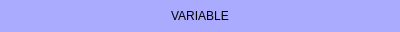
<?xml version="1.0" encoding="UTF-8"?>
<ui version="4.0">
 <class>VariableBlock_Shelf</class>
 <widget class="CBBaseBlock" name="VariableBlock_Shelf">
  <property name="geometry">
   <rect>
    <x>0</x>
    <y>0</y>
    <width>400</width>
    <height>32</height>
   </rect>
  </property>
  <property name="windowTitle">
   <string>VariableBlock_Shelf</string>
  </property>
  <layout class="QHBoxLayout" name="horizontalLayout">
   <property name="spacing">
    <number>0</number>
   </property>
   <property name="leftMargin">
    <number>0</number>
   </property>
   <property name="topMargin">
    <number>0</number>
   </property>
   <property name="rightMargin">
    <number>0</number>
   </property>
   <property name="bottomMargin">
    <number>0</number>
   </property>
   <item>
    <widget class="QWidget" name="widget" native="true">
     <property name="styleSheet">
      <string notr="true">background-color: rgb(170, 170, 255);</string>
     </property>
     <layout class="QHBoxLayout" name="horizontalLayout_2">
      <property name="spacing">
       <number>0</number>
      </property>
      <property name="leftMargin">
       <number>0</number>
      </property>
      <property name="topMargin">
       <number>0</number>
      </property>
      <property name="rightMargin">
       <number>0</number>
      </property>
      <property name="bottomMargin">
       <number>0</number>
      </property>
      <item>
       <widget class="QLabel" name="label">
        <property name="text">
         <string>VARIABLE</string>
        </property>
        <property name="alignment">
         <set>Qt::AlignCenter</set>
        </property>
       </widget>
      </item>
     </layout>
    </widget>
   </item>
  </layout>
 </widget>
 <layoutdefault spacing="6" margin="11"/>
 <customwidgets>
  <customwidget>
   <class>CBBaseBlock</class>
   <extends>QWidget</extends>
   <header>cbbaseblock.h</header>
   <container>1</container>
  </customwidget>
 </customwidgets>
 <resources/>
 <connections/>
</ui>
